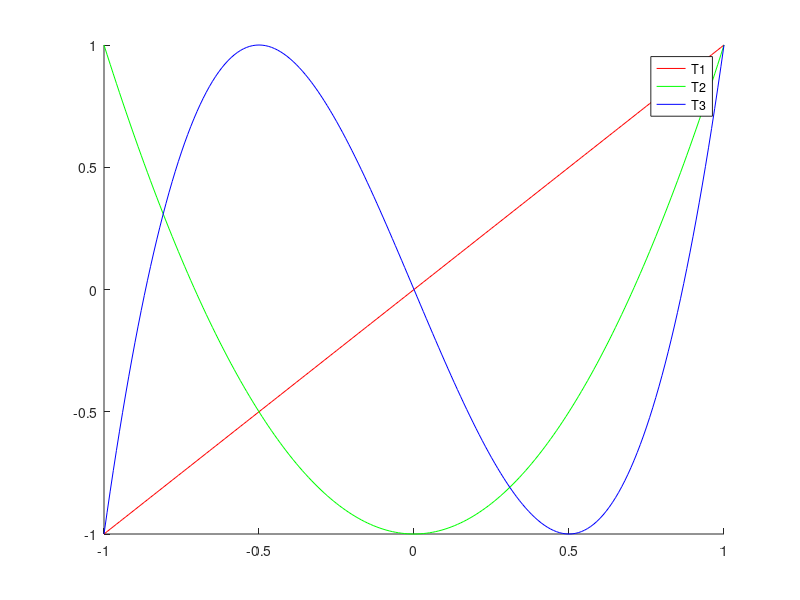

This chart was generated by the following MATLAB code:
T = @(n, t) cos(n * acos(t));
t = -1:0.01:1;

hold on;

plot(t, T(1, t), 'r'); 
plot(t, T(2, t), 'g'); 
plot(t, T(3, t), 'b');
legend('T1', 'T2', 'T3');